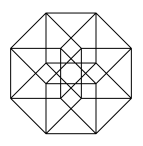

Write Python code to recreate this figure.
#!/usr/bin/python3
from turtle import *
from canvasvg import *
def next(p,a=1,b=2,c=1,d=1):
   n=[a]
   for i in range(len(p)-1):
       n.append(b*p[i]+c*p[i+1])
   n.append(d*p[len(p)-1])
   return n 


p=[1]
print("Young's Triangle")
for i in range(10):
   p=next(p,1,1,1,1)
   print(p)

p=[1]
print("Dimension n's dimension n to 1 count")
for i in range(10):
   p=next(p,1,2,1,2)
   print(p)

d=50
tracer(0)
ht()
for i in range(8):
##   fd(d)
##   rt(45)
##   fd(d)
##   rt(135)
##   fd(d)
##   rt(45)
##   fd(d)
##   rt(45)

   fd(d)
   rt(90)
   fd(d)
   rt(90)
   fd(d)
   rt(90)
   fd(d)
   rt(90)

   fd(d)
   rt(45)

update()
saveall('4d_cube.svg',Screen()._canvas)
exitonclick()
